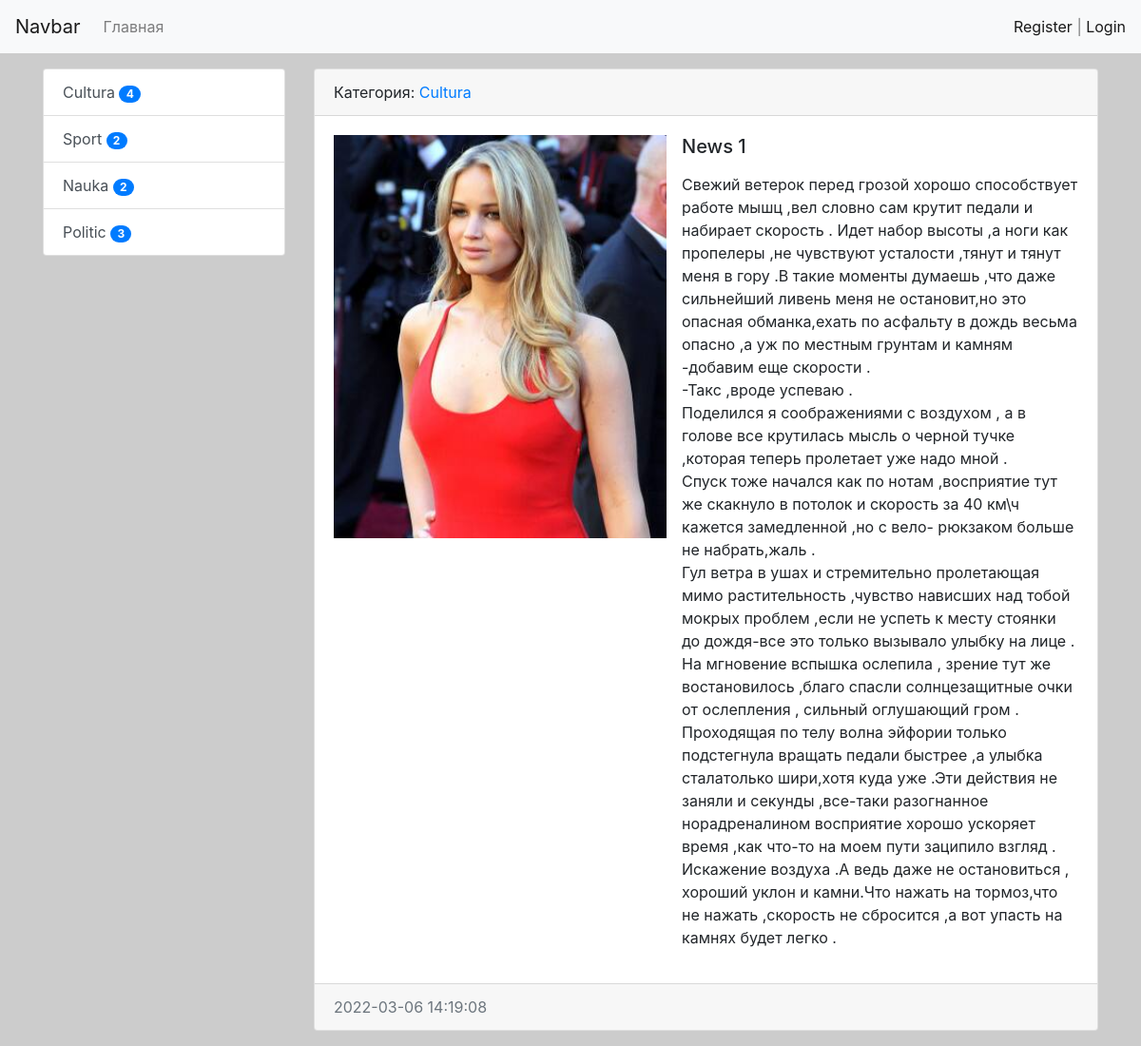
Screenshot of /news/1 with the database file from the repository.
### news/models.py (models this page shows, shortened)
class Category(models.Model):
    title = models.CharField(max_length=150, db_index=True)
    def get_absolute_url(self):
        return reverse('category', kwargs={'category_id': self.pk})# category and category_id from news/urls.py, it names
    def __str__(self):
        return self.title
    class Meta:
        verbose_name = 'Category'
        verbose_name_plural = 'Categories'

class News(models.Model):
    title = models.CharField(max_length=150)
    content = models.TextField(blank=True)
    created_at = models.DateTimeField(auto_now_add=True)
    updated_at = models.DateTimeField(auto_now=True)
    photo = models.ImageField(upload_to='photos/%d/%m/%y/', blank=True)
    is_published = models.BooleanField(default=True)
    category = models.ForeignKey('Category', on_delete=models.PROTECT, null=True, )#related_name='get_news'
    views = models.IntegerField(default=0)
    class Meta:
        verbose_name = 'News'
        verbose_name_plural = 'News'
        ordering = ['created_at']

### news/views.py (the view)
# urls.py: path('news/<int:pk>', ViewNews.as_view(), name='view_news'),
class ViewNews(DetailView):
    model = News
    context_object_name = 'news_item'

### news/templatetags/news_tags.py (called while the page is built)
@register.inclusion_tag('news/list_categories.html')
def show_categories():
    categories = Category.objects.annotate(cnt=Count('news', filter=F('news__is_published'))).filter(cnt__gt=0)
    return {"categories": categories}

### news/templates/news/news_detail.html (shortened to what this page needs)
{% extends 'base.html' %}
{% block sidebar %}
{% include 'inc/_sidebar.html' %}
{% endblock %}
{% block content %}
<div class="card mb-3">
    <div class="card-header">
        Категория: <a href="{{ news_item.category.get_absolute_url }}">{{ news_item.category }}</a>
    </div>
    <div class="card-body">
        <div class="media">
            {% if news_item.photo %}
            <img src="{{ news_item.photo.url }}" alt="" width="350" class="mr-3">
            {% else %}
            <img src="https://picsum.photos/id/1060/350/235/?blur=2" alt="" class="mr-3">
            {% endif %}
            <div class="media-body">
                <h5 class="card-title">{{ news_item.title }}</h5>
                <p class="card-text">{{ news_item.content|safe|linebreaks }}</p>
            </div>
        </div>
    </div>
    <div class="card-footer text-muted">
        {{ news_item.created_at|date:"Y-m-d H:i:s" }}
    </div>
</div>
{% endblock %}

### news/templates/news/list_categories.html
<div class="list-group">
    {% for item in categories %}
         <a href="{{ item.get_absolute_url }}" class="list-group-item list-group-item-action">{{ item.title }} <span class="badge badge-primary badge-pill">{{ item.cnt }}</span></a>
    {% endfor %}
</div>

### rows the page displays
Category: title "Cultura", cnt "4"
Category: title "Sport", cnt "2"
Category: title "Nauka", cnt "2"
Category: title "Politic", cnt "3"
News: category "Cultura", photo (picture), title "News 1", content "Свежий ветерок перед грозой хорошо способствует работе мышц ,вел словно сам крутит педали и набирает скорость . Идет набор высоты ,а ноги как пропелеры ,не чувствуют усталости ,тянут и тянут меня в гору .В такие моменты думаешь ,что даже сильнейший ливень меня не остановит,но это опасная обманка,ехать по асфальту в дождь весьма опасно ,а уж по местным грунтам и камням -добавим еще скорости . -Такс ,вроде успеваю . Поделился я соображениями с воздухом , а в голове все крутилась мысль о черной тучке ,которая теперь пролетает уже надо мной . Спуск тоже начался как по нотам ,восприятие тут же скакнуло в потолок и скорость за 40 км\\ч кажется замедленной ,но с вело- рюкзаком больше не…", created_at "2022-03-06 14:19:08"
